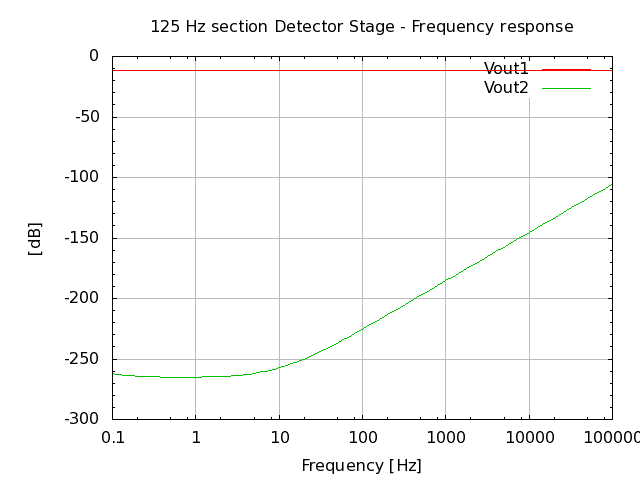

Write the gnuplot code that produced this figure.
# setup terminal
set term png

# setup graph
set output "26.000.00.02.34.png"
set title "125 Hz section Detector Stage - Frequency response"

# setup Y-axis
set grid ytics lt 1 lw 1 lc rgb "#bbbbbb"
set mytics
set ylabel "[dB]"

#setup X-axis
set logscale x 10
set grid xtics lt 1 lw 1 lc rgb "#bbbbbb"
set xlabel "Frequency [Hz]"

# setup plot style
set style data lines
plot '26.000.00.02.34.dat' using 1:2 title "Vout1", \
     '26.000.00.02.34.dat' using 1:3 title "Vout2"

# set output back to default
set output

# reset terminal type
set terminal pop
